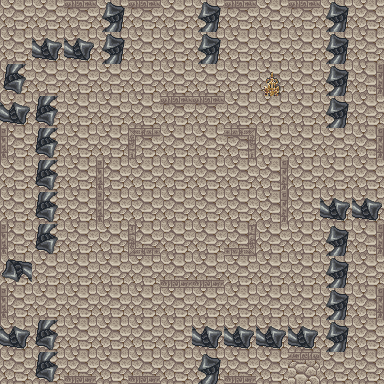

A 2D game scene composited from a Tiled map and its tileset images. What follows is a short description and the map's XML, with every tile layer's data as written:
An orthogonal 12x12 tile map with 32x32 px tiles, 15 tile layers (background, wallN, wallNW, wallNE, ...).

<map version="1.2" tiledversion="1.2.1" orientation="orthogonal" renderorder="right-down" width="12" height="12" tilewidth="32" tileheight="32" infinite="0" nextlayerid="18" nextobjectid="1">
 <tileset firstgid="1" source="tileset.tsx" />
 <layer id="1" name="background" width="12" height="12" locked="1">
  <data encoding="csv">
82,82,82,82,82,82,82,82,82,82,82,82,
82,82,82,82,82,82,82,82,82,82,82,82,
82,82,82,82,82,82,82,82,82,82,82,82,
82,82,82,82,82,82,82,82,82,82,82,82,
82,82,82,82,82,82,82,82,82,82,82,82,
82,82,82,82,82,82,82,82,82,82,82,82,
82,82,82,82,82,82,82,82,82,82,82,82,
82,82,82,82,82,82,82,82,82,82,82,82,
82,82,82,82,82,82,82,82,82,82,82,82,
82,82,82,82,82,82,82,82,82,82,82,82,
82,82,82,82,82,82,82,82,82,82,82,82,
82,82,82,82,82,82,82,82,82,82,82,82
</data>
 </layer>
 <layer id="2" name="wallN" width="12" height="12" locked="1">
  <data encoding="csv">
0,0,74,0,74,0,0,74,0,74,0,0,
0,0,0,0,0,0,0,0,0,0,0,0,
0,0,0,0,0,0,0,0,0,0,0,0,
0,0,0,0,0,74,74,0,0,0,0,0,
0,0,0,0,0,0,0,0,0,0,0,0,
0,0,0,0,0,0,0,0,0,0,0,0,
0,0,0,0,0,0,0,0,0,0,0,0,
0,0,0,0,0,0,0,0,0,0,0,0,
0,0,0,0,0,0,0,0,0,0,0,0,
0,0,0,0,0,0,0,0,0,0,0,0,
0,0,0,0,0,0,0,0,0,0,0,0,
0,0,0,0,0,0,0,0,0,0,0,0
</data>
 </layer>
 <layer id="3" name="wallNW" width="12" height="12" locked="1">
  <data encoding="csv">
0,0,0,0,0,0,0,0,0,0,0,0,
0,0,0,0,0,0,0,0,0,0,0,0,
0,0,0,0,0,0,0,0,0,0,0,0,
0,0,0,0,0,0,0,0,0,0,0,0,
0,0,0,0,73,0,0,0,0,0,0,0,
0,0,0,0,0,0,0,0,0,0,0,0,
0,0,0,0,0,0,0,0,0,0,0,0,
0,0,0,0,0,0,0,0,0,0,0,0,
0,0,0,0,0,0,0,0,0,0,0,0,
0,0,0,0,0,0,0,0,0,0,0,0,
0,0,0,0,0,0,0,0,0,0,0,0,
0,0,0,0,0,0,0,0,0,0,0,0
</data>
 </layer>
 <layer id="4" name="wallNE" width="12" height="12" locked="1">
  <data encoding="csv">
0,0,0,0,0,0,0,0,0,0,0,0,
0,0,0,0,0,0,0,0,0,0,0,0,
0,0,0,0,0,0,0,0,0,0,0,0,
0,0,0,0,0,0,0,0,0,0,0,0,
0,0,0,0,0,0,0,75,0,0,0,0,
0,0,0,0,0,0,0,0,0,0,0,0,
0,0,0,0,0,0,0,0,0,0,0,0,
0,0,0,0,0,0,0,0,0,0,0,0,
0,0,0,0,0,0,0,0,0,0,0,0,
0,0,0,0,0,0,0,0,0,0,0,0,
0,0,0,0,0,0,0,0,0,0,0,0,
0,0,0,0,0,0,0,0,0,0,0,0
</data>
 </layer>
 <layer id="5" name="wallSW" width="12" height="12" locked="1">
  <data encoding="csv">
0,0,0,0,0,0,0,0,0,0,0,0,
0,0,0,0,0,0,0,0,0,0,0,0,
0,0,0,0,0,0,0,0,0,0,0,0,
0,0,0,0,0,0,0,0,0,0,0,0,
0,0,0,0,0,0,0,0,0,0,0,0,
0,0,0,0,0,0,0,0,0,0,0,0,
0,0,0,0,0,0,0,0,0,0,0,0,
0,0,0,0,89,0,0,0,0,0,0,0,
0,0,0,0,0,0,0,0,0,0,0,0,
0,0,0,0,0,0,0,0,0,0,0,0,
0,0,0,0,0,0,0,0,0,0,0,0,
0,0,0,0,0,0,0,0,0,0,0,0
</data>
 </layer>
 <layer id="6" name="wallSE" width="12" height="12" locked="1">
  <data encoding="csv">
0,0,0,0,0,0,0,0,0,0,0,0,
0,0,0,0,0,0,0,0,0,0,0,0,
0,0,0,0,0,0,0,0,0,0,0,0,
0,0,0,0,0,0,0,0,0,0,0,0,
0,0,0,0,0,0,0,0,0,0,0,0,
0,0,0,0,0,0,0,0,0,0,0,0,
0,0,0,0,0,0,0,0,0,0,0,0,
0,0,0,0,0,0,0,91,0,0,0,0,
0,0,0,0,0,0,0,0,0,0,0,0,
0,0,0,0,0,0,0,0,0,0,0,0,
0,0,0,0,0,0,0,0,0,0,0,0,
0,0,0,0,0,0,0,0,0,0,0,0
</data>
 </layer>
 <layer id="7" name="wallS" width="12" height="12">
  <data encoding="csv">
0,0,0,0,0,0,0,0,0,0,0,0,
0,0,0,0,0,0,0,0,0,0,0,0,
0,0,0,0,0,0,0,0,0,0,0,0,
0,0,0,0,0,0,0,0,0,0,0,0,
0,0,0,0,0,0,0,0,0,0,0,0,
0,0,0,0,0,0,0,0,0,0,0,0,
0,0,0,0,0,0,0,0,0,0,0,0,
0,0,0,0,0,0,0,0,0,0,0,0,
0,0,0,0,0,90,90,0,0,0,0,0,
0,0,0,0,0,0,0,0,0,0,0,0,
0,0,0,0,0,0,0,0,0,0,0,0,
0,0,90,0,90,0,0,90,0,3221225562,0,0
</data>
 </layer>
 <layer id="8" name="wallE" width="12" height="12" locked="1">
  <data encoding="csv">
0,0,0,0,0,0,0,0,0,0,0,0,
0,0,0,0,0,0,0,0,0,0,0,0,
0,0,0,0,0,0,0,0,0,0,0,83,
0,0,0,0,0,0,0,0,0,0,0,0,
0,0,0,0,0,0,0,0,0,0,0,83,
0,0,0,0,0,0,0,0,83,0,0,0,
0,0,0,0,0,0,0,0,83,0,0,0,
0,0,0,0,0,0,0,0,0,0,0,83,
0,0,0,0,0,0,0,0,0,0,0,0,
0,0,0,0,0,0,0,0,0,0,0,83,
0,0,0,0,0,0,0,0,0,0,0,0,
0,0,0,0,0,0,0,0,0,0,0,0
</data>
 </layer>
 <layer id="15" name="hole" width="12" height="12" locked="1">
  <data encoding="csv">
0,0,0,0,0,0,0,0,0,0,0,0,
0,0,0,0,0,0,0,0,0,0,0,0,
0,0,0,0,0,0,0,0,0,0,0,0,
0,0,0,0,0,0,0,0,0,0,0,0,
0,0,0,0,0,0,0,0,0,0,0,0,
0,0,0,0,0,0,0,0,0,0,0,0,
0,0,0,0,0,0,0,0,0,0,0,0,
0,0,0,0,0,0,0,0,0,0,0,0,
0,0,0,0,0,0,0,0,0,0,0,0,
0,0,0,0,0,0,0,0,0,0,0,0,
0,0,0,0,0,0,0,0,0,0,0,0,
0,0,0,0,0,0,0,0,0,0,0,0
</data>
 </layer>
 <layer id="9" name="wallW" width="12" height="12" locked="1">
  <data encoding="csv">
0,0,0,0,0,0,0,0,0,0,0,0,
0,0,0,0,0,0,0,0,0,0,0,0,
0,0,0,0,0,0,0,0,0,0,0,0,
0,0,0,0,0,0,0,0,0,0,0,0,
81,0,0,0,0,0,0,0,0,0,0,0,
0,0,0,81,0,0,0,0,0,0,0,0,
0,0,0,81,0,0,0,0,0,0,0,0,
81,0,0,0,0,0,0,0,0,0,0,0,
0,0,0,0,0,0,0,0,0,235,0,0,
81,0,0,0,0,0,0,0,0,0,0,0,
0,0,0,0,0,0,0,0,0,0,0,0,
0,0,0,0,0,0,0,0,0,0,0,0
</data>
 </layer>
 <layer id="11" name="east" width="12" height="12">
  <data encoding="csv">
0,0,0,0,0,0,0,0,0,0,0,0,
0,2684354720,2684354720,0,0,0,0,0,0,0,0,0,
0,0,0,0,0,0,0,0,0,0,0,0,
2684354720,0,0,0,0,0,0,0,0,0,0,0,
0,0,0,0,0,0,0,0,0,0,0,0,
0,0,0,0,0,0,0,0,0,0,0,0,
0,0,0,0,0,0,0,0,0,0,2684354720,2684354720,
0,0,0,0,0,0,0,0,0,0,0,0,
0,0,0,0,0,0,0,0,0,0,0,0,
0,0,0,0,0,0,0,0,0,0,0,0,
2684354720,0,0,0,0,0,2684354720,2684354720,2684354720,2684354720,0,0,
0,0,0,0,0,0,0,0,0,0,0,0
</data>
 </layer>
 <layer id="12" name="west" width="12" height="12" locked="1">
  <data encoding="csv">
0,0,0,0,0,0,0,0,0,0,0,0,
0,0,0,0,0,0,0,0,0,0,0,0,
0,0,0,0,0,0,0,0,0,0,0,0,
0,0,0,0,0,0,0,0,0,0,0,0,
0,0,0,0,0,0,0,0,0,0,0,0,
0,0,0,0,0,0,0,0,0,0,0,0,
0,0,0,0,0,0,0,0,0,0,0,0,
0,0,0,0,0,0,0,0,0,0,0,0,
1610612896,0,0,0,0,0,0,0,0,0,0,0,
0,0,0,0,0,0,0,0,0,0,0,0,
0,0,0,0,0,0,0,0,0,0,0,0,
0,0,0,0,0,0,0,0,0,0,0,0
</data>
 </layer>
 <layer id="13" name="north" width="12" height="12">
  <data encoding="csv">
0,0,0,160,0,0,160,0,0,0,160,0,
0,0,0,160,0,0,160,0,0,0,160,0,
0,0,0,0,0,0,0,0,0,0,160,0,
0,0,0,0,0,0,0,0,0,0,160,0,
0,0,0,0,0,0,0,0,0,0,0,0,
0,0,0,0,0,0,0,0,0,0,0,0,
0,0,0,0,0,0,0,0,0,0,0,0,
0,0,0,0,0,0,0,0,0,0,160,0,
0,0,0,0,0,0,0,0,0,0,160,0,
0,0,0,0,0,0,0,0,0,0,160,0,
0,0,0,0,0,0,0,0,0,0,160,0,
0,0,0,0,0,0,160,0,0,0,0,0
</data>
 </layer>
 <layer id="14" name="south" width="12" height="12">
  <data encoding="csv">
0,0,0,0,0,0,0,0,0,0,0,0,
0,0,0,0,0,0,0,0,0,0,0,0,
3221225632,0,0,0,0,0,0,0,0,0,0,0,
0,3221225632,0,0,0,0,0,0,0,0,0,0,
0,3221225632,0,0,0,0,0,0,0,0,0,0,
0,3221225632,0,0,0,0,0,0,0,0,0,0,
0,3221225632,0,0,0,0,0,0,0,0,0,0,
0,3221225632,0,0,0,0,0,0,0,0,0,0,
0,0,0,0,0,0,0,0,0,0,0,0,
0,0,0,0,0,0,0,0,0,0,0,0,
0,3221225632,0,0,0,0,0,0,0,0,0,0,
0,3221225632,0,0,0,0,0,0,0,0,0,0
</data>
 </layer>
 <layer id="17" name="playerLayerObject" width="12" height="12">
  <data encoding="csv">
0,0,0,0,0,0,0,0,0,0,0,0,
0,0,0,0,0,0,0,0,0,0,0,0,
0,0,0,0,0,0,0,0,98,0,0,0,
0,0,0,0,0,0,0,0,0,0,0,0,
0,0,0,0,0,0,0,0,0,0,0,0,
0,0,0,0,0,0,0,0,0,0,0,0,
0,0,0,0,0,0,0,0,0,0,0,0,
0,0,0,0,0,0,0,0,0,0,0,0,
0,0,0,0,0,0,0,0,0,0,0,0,
0,0,0,0,0,0,0,0,0,0,0,0,
0,0,0,0,0,0,0,0,0,0,0,0,
0,0,0,0,0,0,0,0,0,0,0,0
</data>
 </layer>
</map>
